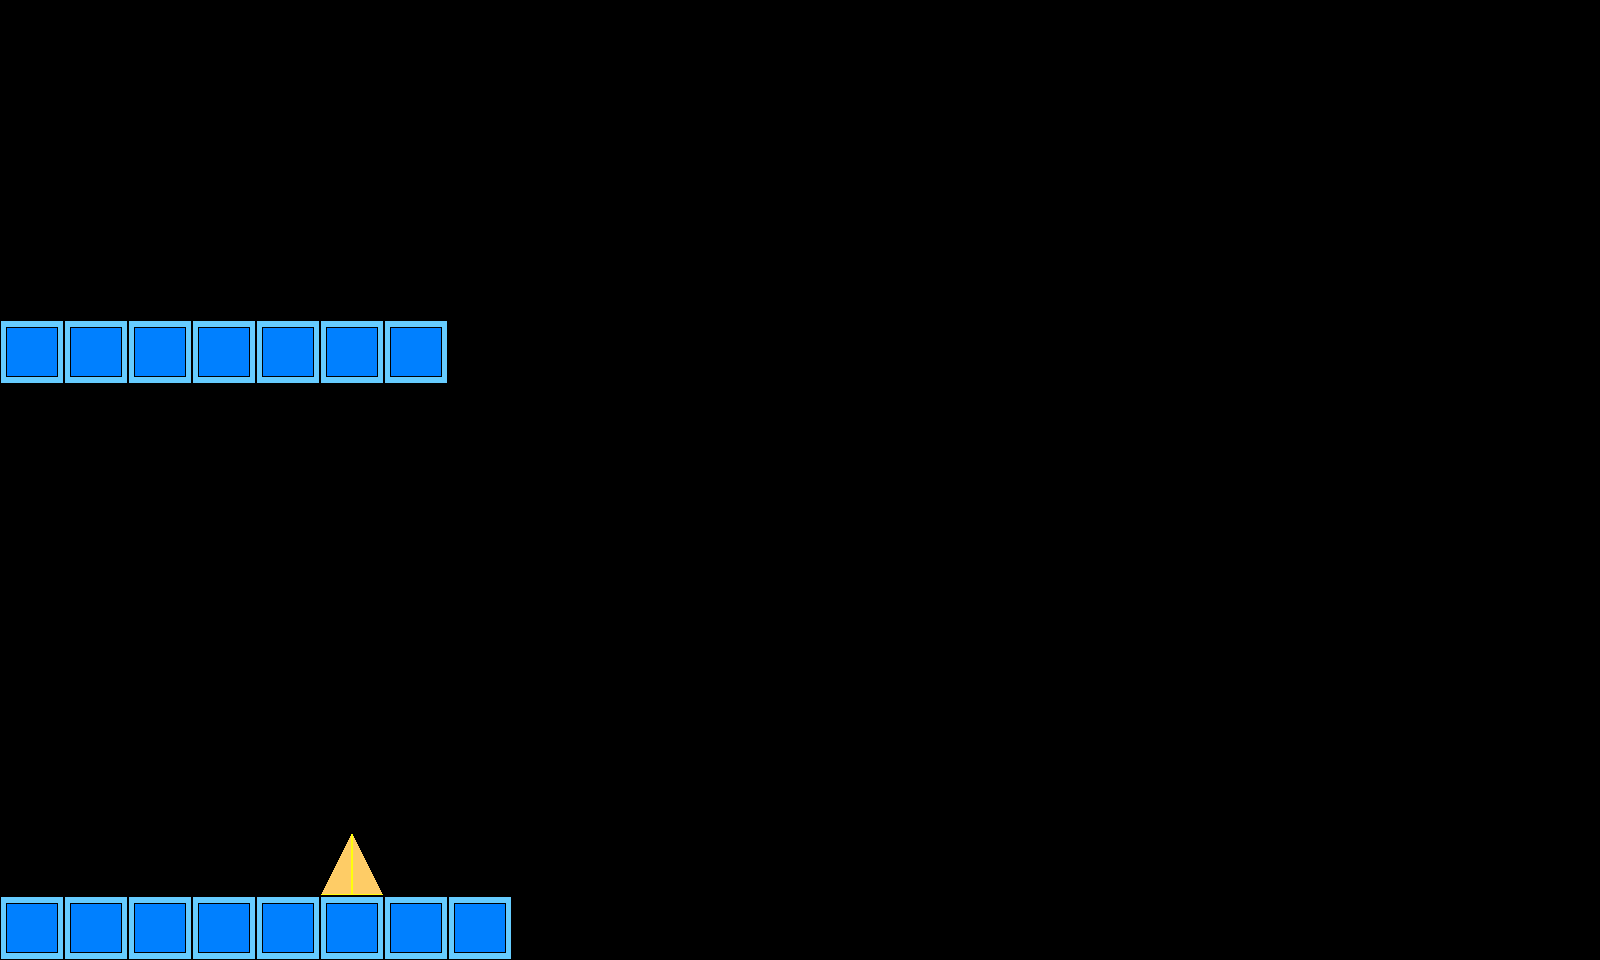

Below is a game level as drawn by its tile map, then a one-line description and the .tmx file that defines it, in full:
An orthogonal 50x30 tile map with 32x32 px tiles, 1 tile layer (Tile Layer 1), 2 tilesets.

<map version="1.8" tiledversion="1.8.4" orientation="orthogonal" renderorder="right-down" width="50" height="30" tilewidth="32" tileheight="32" infinite="0" nextlayerid="2" nextobjectid="1">
 <tileset firstgid="1" name="Block" tilewidth="64" tileheight="64" tilecount="1" columns="1">
  <image source="../square.png" width="64" height="64" />
 </tileset>
 <tileset firstgid="2" name="Spike" tilewidth="64" tileheight="64" tilecount="1" columns="1">
  <image source="../triangle.png" width="64" height="64" />
 </tileset>
 <layer id="1" name="Tile Layer 1" width="50" height="30">
  <data encoding="csv">
0,0,0,0,0,0,0,0,0,0,0,0,0,0,0,0,0,0,0,0,0,0,0,0,0,0,0,0,0,0,0,0,0,0,0,0,0,0,0,0,0,0,0,0,0,0,0,0,0,0,
0,0,0,0,0,0,0,0,0,0,0,0,0,0,0,0,0,0,0,0,0,0,0,0,0,0,0,0,0,0,0,0,0,0,0,0,0,0,0,0,0,0,0,0,0,0,0,0,0,0,
0,0,0,0,0,0,0,0,0,0,0,0,0,0,0,0,0,0,0,0,0,0,0,0,0,0,0,0,0,0,0,0,0,0,0,0,0,0,0,0,0,0,0,0,0,0,0,0,0,0,
0,0,0,0,0,0,0,0,0,0,0,0,0,0,0,0,0,0,0,0,0,0,0,0,0,0,0,0,0,0,0,0,0,0,0,0,0,0,0,0,0,0,0,0,0,0,0,0,0,0,
0,0,0,0,0,0,0,0,0,0,0,0,0,0,0,0,0,0,0,0,0,0,0,0,0,0,0,0,0,0,0,0,0,0,0,0,0,0,0,0,0,0,0,0,0,0,0,0,0,0,
0,0,0,0,0,0,0,0,0,0,0,0,0,0,0,0,0,0,0,0,0,0,0,0,0,0,0,0,0,0,0,0,0,0,0,0,0,0,0,0,0,0,0,0,0,0,0,0,0,0,
0,0,0,0,0,0,0,0,0,0,0,0,0,0,0,0,0,0,0,0,0,0,0,0,0,0,0,0,0,0,0,0,0,0,0,0,0,0,0,0,0,0,0,0,0,0,0,0,0,0,
0,0,0,0,0,0,0,0,0,0,0,0,0,0,0,0,0,0,0,0,0,0,0,0,0,0,0,0,0,0,0,0,0,0,0,0,0,0,0,0,0,0,0,0,0,0,0,0,0,0,
0,0,0,0,0,0,0,0,0,0,0,0,0,0,0,0,0,0,0,0,0,0,0,0,0,0,0,0,0,0,0,0,0,0,0,0,0,0,0,0,0,0,0,0,0,0,0,0,0,0,
0,0,0,0,0,0,0,0,0,0,0,0,0,0,0,0,0,0,0,0,0,0,0,0,0,0,0,0,0,0,0,0,0,0,0,0,0,0,0,0,0,0,0,0,0,0,0,0,0,0,
0,0,0,0,0,0,0,0,0,0,0,0,0,0,0,0,0,0,0,0,0,0,0,0,0,0,0,0,0,0,0,0,0,0,0,0,0,0,0,0,0,0,0,0,0,0,0,0,0,0,
1,0,1,0,1,0,1,0,1,0,1,0,1,0,0,0,0,0,0,0,0,0,0,0,0,0,0,0,0,0,0,0,0,0,0,0,0,0,0,0,0,0,0,0,0,0,0,0,0,0,
0,0,0,0,0,0,0,0,0,0,0,0,0,0,0,0,0,0,0,0,0,0,0,0,0,0,0,0,0,0,0,0,0,0,0,0,0,0,0,0,0,0,0,0,0,0,0,0,0,0,
0,0,0,0,0,0,0,0,0,0,0,0,0,0,0,0,0,0,0,0,0,0,0,0,0,0,0,0,0,0,0,0,0,0,0,0,0,0,0,0,0,0,0,0,0,0,0,0,0,0,
0,0,0,0,0,0,0,0,0,0,0,0,0,0,0,0,0,0,0,0,0,0,0,0,0,0,0,0,0,0,0,0,0,0,0,0,0,0,0,0,0,0,0,0,0,0,0,0,0,0,
0,0,0,0,0,0,0,0,0,0,0,0,0,0,0,0,0,0,0,0,0,0,0,0,0,0,0,0,0,0,0,0,0,0,0,0,0,0,0,0,0,0,0,0,0,0,0,0,0,0,
0,0,0,0,0,0,0,0,0,0,0,0,0,0,0,0,0,0,0,0,0,0,0,0,0,0,0,0,0,0,0,0,0,0,0,0,0,0,0,0,0,0,0,0,0,0,0,0,0,0,
0,0,0,0,0,0,0,0,0,0,0,0,0,0,0,0,0,0,0,0,0,0,0,0,0,0,0,0,0,0,0,0,0,0,0,0,0,0,0,0,0,0,0,0,0,0,0,0,0,0,
0,0,0,0,0,0,0,0,0,0,0,0,0,0,0,0,0,0,0,0,0,0,0,0,0,0,0,0,0,0,0,0,0,0,0,0,0,0,0,0,0,0,0,0,0,0,0,0,0,0,
0,0,0,0,0,0,0,0,0,0,0,0,0,0,0,0,0,0,0,0,0,0,0,0,0,0,0,0,0,0,0,0,0,0,0,0,0,0,0,0,0,0,0,0,0,0,0,0,0,0,
0,0,0,0,0,0,0,0,0,0,0,0,0,0,0,0,0,0,0,0,0,0,0,0,0,0,0,0,0,0,0,0,0,0,0,0,0,0,0,0,0,0,0,0,0,0,0,0,0,0,
0,0,0,0,0,0,0,0,0,0,0,0,0,0,0,0,0,0,0,0,0,0,0,0,0,0,0,0,0,0,0,0,0,0,0,0,0,0,0,0,0,0,0,0,0,0,0,0,0,0,
0,0,0,0,0,0,0,0,0,0,0,0,0,0,0,0,0,0,0,0,0,0,0,0,0,0,0,0,0,0,0,0,0,0,0,0,0,0,0,0,0,0,0,0,0,0,0,0,0,0,
0,0,0,0,0,0,0,0,0,0,0,0,0,0,0,0,0,0,0,0,0,0,0,0,0,0,0,0,0,0,0,0,0,0,0,0,0,0,0,0,0,0,0,0,0,0,0,0,0,0,
0,0,0,0,0,0,0,0,0,0,0,0,0,0,0,0,0,0,0,0,0,0,0,0,0,0,0,0,0,0,0,0,0,0,0,0,0,0,0,0,0,0,0,0,0,0,0,0,0,0,
0,0,0,0,0,0,0,0,0,0,0,0,0,0,0,0,0,0,0,0,0,0,0,0,0,0,0,0,0,0,0,0,0,0,0,0,0,0,0,0,0,0,0,0,0,0,0,0,0,0,
0,0,0,0,0,0,0,0,0,0,0,0,0,0,0,0,0,0,0,0,0,0,0,0,0,0,0,0,0,0,0,0,0,0,0,0,0,0,0,0,0,0,0,0,0,0,0,0,0,0,
0,0,0,0,0,0,0,0,0,0,2,0,0,0,0,0,0,0,0,0,0,0,0,0,0,0,0,0,0,0,0,0,0,0,0,0,0,0,0,0,0,0,0,0,0,0,0,0,0,0,
0,0,0,0,0,0,0,0,0,0,0,0,0,0,0,0,0,0,0,0,0,0,0,0,0,0,0,0,0,0,0,0,0,0,0,0,0,0,0,0,0,0,0,0,0,0,0,0,0,0,
1,0,1,0,1,0,1,0,1,0,1,0,1,0,1,0,0,0,0,0,0,0,0,0,0,0,0,0,0,0,0,0,0,0,0,0,0,0,0,0,0,0,0,0,0,0,0,0,0,0
</data>
 </layer>
</map>
